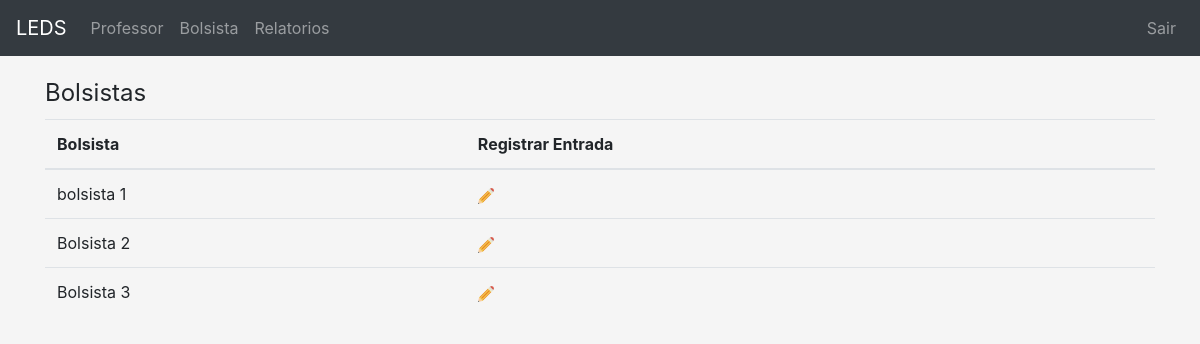
Before: /acesso/cad_acesso/ (signed in) with the older database file.
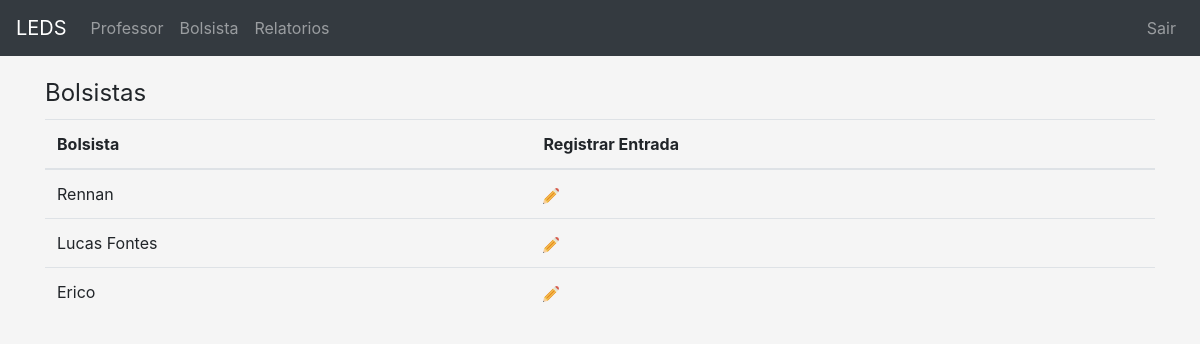
After: the same page with the newer database file.
### app/models.py (models this page shows, shortened)
class Bolsista(models.Model):
	TIPO_CHOICES = (
	    (0, 'Voluntário'),
	    (1, 'Remunerado'),
	)
	nome = models.CharField('Nome', max_length=100)
	matricula = models.CharField('Matricula', max_length=20,unique=True)
	cartao_rfid = models.CharField('Cartão RFID', max_length=100, null=True)
	professor = models.ForeignKey(Professor, verbose_name='Professor', related_name='bolsista_professor', on_delete=models.CASCADE, default=True)
	tipo_bolsa = models.IntegerField('Tipo', choices=TIPO_CHOICES)
	carga_horaria_semanal = models.IntegerField('Carga Horaria (semanal)', validators=[MinValueValidator(1)])
	class Meta:
		verbose_name='Bolsista'
		verbose_name_plural='Bolsistas'

### app/views.py (the view)
# urls.py: url(r'^acesso/cad_acesso/$', views.create_ac, name='create_ac'),
@login_required(login_url='/login')
def create_ac(request):
	bolsistas = Bolsista.objects.all()
	return render(request, 'acesso/cad_acesso.html',{'bolsistas':bolsistas})

### app/templates/acesso/cad_acesso.html (shortened to what this page needs)
{% extends "base.html" %}
{%load static%}
{% load django_bootstrap_breadcrumbs %}
{%block content%}
    <legend>Bolsistas</legend>
    <table class="table">
        <thead>
        <tr>
            <th>Bolsista</th>
            <th>Registrar Entrada</th>
        </tr>
        </thead>
        <tbody>
        {% for bolsista in bolsistas %}
            <tr>
                <td>{{ bolsista.nome }}</td>
                <td><a href="{%url 'app:test_acesso' bolsista.id%}"><img alt="" src="{% static 'img/edit.png'%}"></a></td>
            </tr>
        {% endfor %}
        </tbody>
    </table>
{% endblock %}

Changed rows visible on the page:
removed Bolsista: nome "bolsista 1"
removed Bolsista: nome "Bolsista 2"
removed Bolsista: nome "Bolsista 3"
added Bolsista: nome "Rennan"
added Bolsista: nome "Lucas Fontes"
added Bolsista: nome "Erico"
